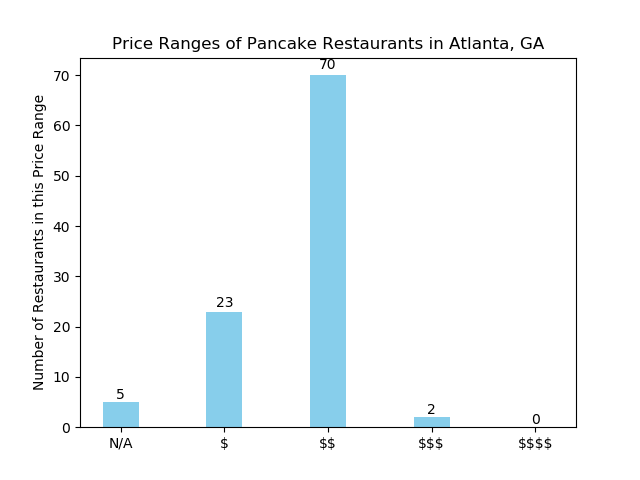

The script that drew this image:

import matplotlib
import sqlite3
import json

import matplotlib.pyplot as plt; plt.rcdefaults()
import numpy as np
import matplotlib.pyplot as plt

def get_prices(db_filename):
    conn = sqlite3.connect(db_filename)
    cur = conn.cursor()
    cur.execute('SELECT price from Yelp')
    prices = []
    for row in cur:
        prices += row
    cur.close()
    #print(prices)
    return prices


num_NA = 0
num_one = 0
num_two = 0
num_three = 0
num_four = 0

for price in get_prices('pancakes.sqlite'):
    if price == 'N/A':
        num_NA += 1
    elif price == '$':
        num_one += 1
    elif price == "$$":
        num_two += 1
    elif price == "$$$":
        num_three += 1
    else: 
        num_four += 1

p = (num_NA, num_one, num_two, num_three, num_four)
#print(p)

ind = np.arange(len(p))  # the x locations for the groups
width = 0.35  # the width of the bars

fig, ax = plt.subplots()
rects1 = ax.bar(ind, p, width, color='SkyBlue')


# Add some text for labels, title and custom x-axis tick labels, etc.
ax.set_ylabel('Number of Restaurants in this Price Range')
ax.set_title('Price Ranges of Pancake Restaurants in Atlanta, GA')
ax.set_xticks(ind)
ax.set_xticklabels(('N/A', '\$', '\$\$', '\$\$\$', '\$\$\$\$'))



def autolabel(rects, xpos='center'):
    #"""
    #Attach a text label above each bar in *rects*, displaying its height.

    #*xpos* indicates which side to place the text w.r.t. the center of
    #the bar. It can be one of the following {'center', 'right', 'left'}.
    #"""

    xpos = xpos.lower()  # normalize the case of the parameter
    ha = {'center': 'center', 'right': 'left', 'left': 'right'}
    offset = {'center': 0.5, 'right': 0.57, 'left': 0.43}  # x_txt = x + w*off

    for rect in rects:
        height = rect.get_height()
        ax.text(rect.get_x() + rect.get_width()*offset[xpos], 1.01*height,
                '{}'.format(height), ha=ha[xpos], va='bottom')


autolabel(rects1)


plt.show()
